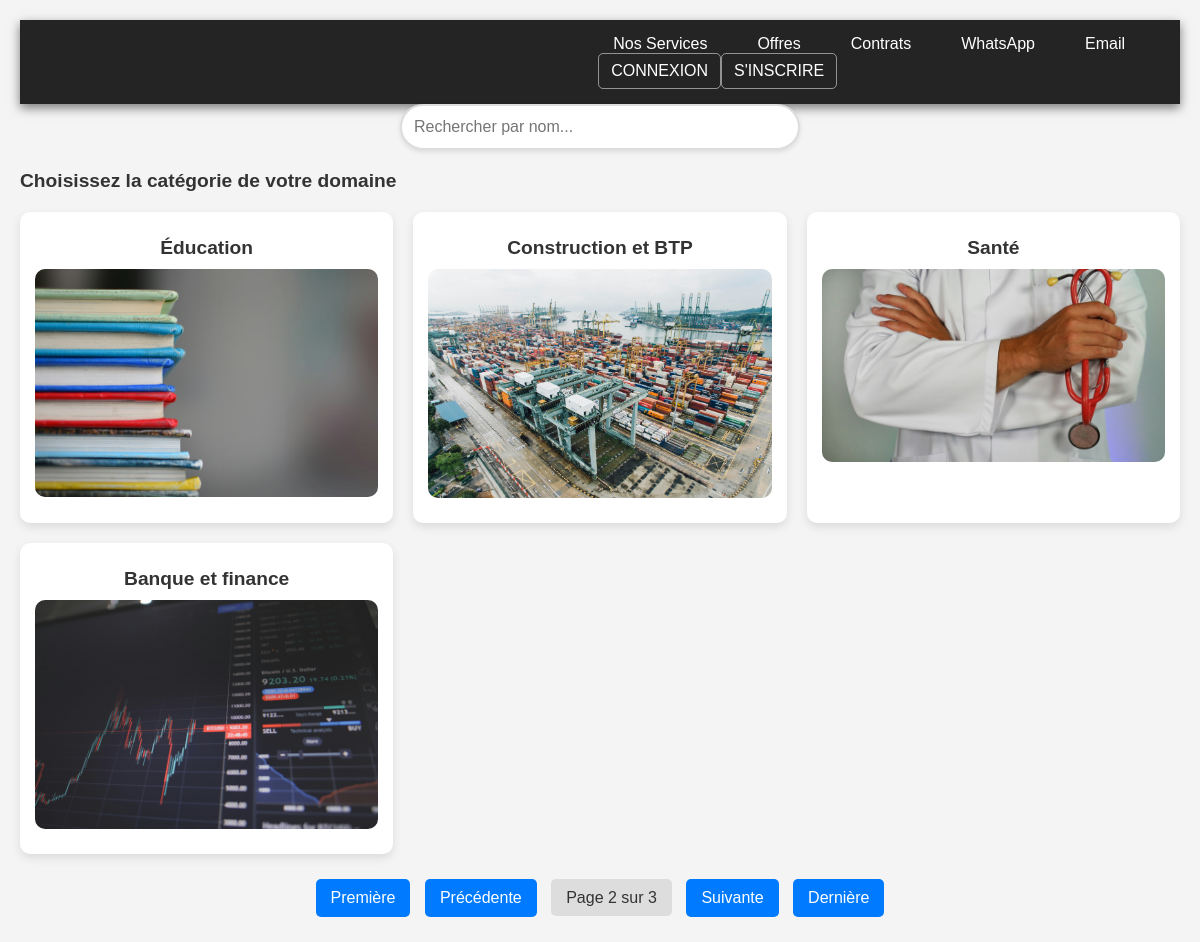
The page /categorie/?page=2 on the database its author committed.
### offers/models.py (models this page shows, shortened)
class Categorie(models.Model):
    libelle =  models.CharField(max_length=128)
    image = models.ImageField(blank=True,null=True, upload_to="images/")
    def get_absolute_url(self):
        return reverse('offres', kwargs={"id": self.id})

### offers/views.py (the view)
# urls.py: path('categorie/', views.getCategorie,name="categorie"),
def getCategorie(request):
    categories = Categorie.objects.all()
    paginator = Paginator(categories, 4)  # 4 catégories par page
    page_number = request.GET.get('page')
    page_obj = paginator.get_page(page_number)
    return render(request, "offers/categorie.html", {"page_obj": page_obj})

### offers/templates/offers/categorie.html (shortened to what this page needs)
{% extends 'base.html' %}
{% load static %}
{% block content %}
<div class="search-bar">
    <input type="text" id="search-input" placeholder="Rechercher par nom...">
</div>
<h2 class="nom">Choisissez la catégorie de votre domaine</h2>
<div id="car-list">
    {% if page_obj %}
        {% for categorie in page_obj %}
            <div class="car">
                <h2 class="nom">{{ categorie.libelle }}</h2>
                {% if categorie.image %}
                    <a href="{{ categorie.get_absolute_url }}">
                        <img src="{{ categorie.image.url }}" alt="{{ categorie.libelle }}">
                    </a>
                {% else %}
                    <a href="{{ categorie.get_absolute_url }}">Plus de détails</a>
                {% endif %}
            </div>
        {% endfor %}
    {% else %}
        <h2>Aucune catégorie créée</h2>
    {% endif %}
</div>
<div class="pagination">
    {% if page_obj.has_previous %}
        <a href="?page=1">Première</a>
        <a href="?page={{ page_obj.previous_page_number }}">Précédente</a>
    {% endif %}
    <span class="current">Page {{ page_obj.number }} sur {{ page_obj.paginator.num_pages }}</span>
    {% if page_obj.has_next %}
        <a href="?page={{ page_obj.next_page_number }}">Suivante</a>
        <a href="?page={{ page_obj.paginator.num_pages }}">Dernière</a>
    {% endif %}
</div>
{% endblock %}

### templates/base.html (shortened to what this page needs)
{% load static %}
<html lang="fr">
<head>
    <link rel="stylesheet" href="{% static 'base.css' %}">
</head>
<body>
    <header>
        <div class="header-content">
            <nav>
                <ul>
                    <li><a href="">Nos Services</a></li>
                    <li><a href="">Offres</a></li>
                    <li><a href="">Contrats</a></li>
                    <li><a href="tel:+22890122357">WhatsApp</a></li>
                    <li><a href="mailto:elonovacar@gmail.com">Email</a></li>
                </ul>
                <ul>
                    <li>
                        <div class="auth-links">
                            <a href="">Connexion</a>
                            <a href="{% url 'choose_account_type' %}">S'inscrire</a>
                        </div>
                    </li>
                </ul>
            </nav>
        </div>
    </header>
   <main>
        {% block content %}
        {% endblock %}
    </main>
</body>
</html>

### static/base.css (style rules this page uses)
body { margin: 0; padding: 0; font-family: 'Roboto', sans-serif; background-color: #f4f4f4; color: #333; display: flex; flex-direction: column; min-height: 100vh; }
main { flex: 1; }
header { background-color: rgba(0, 0, 0, 0.85); padding: 15px 20px; box-shadow: 0 4px 10px rgba(0, 0, 0, 0.5); }
.header-content { display: flex; justify-content: space-between; align-items: center; flex-wrap: wrap; }
nav ul { list-style: none; padding: 0; margin: 0; display: flex; flex-wrap: wrap; }
nav ul li { margin-right: 20px; }
nav ul li a { color: white; text-decoration: none; font-weight: 500; transition: background-color 0.3s ease, color 0.3s ease; padding: 10px 15px; border-radius: 5px; }
.auth-links { display: flex; align-items: center; }
.auth-links a { color: white; font-weight: 500; text-transform: uppercase; text-decoration: none; padding: 8px 12px; border: 1px solid rgba(255, 255, 255, 0.5); border-radius: 5px; transition: background-color 0.3s ease, color 0.3s ease; cursor: pointer; }
img { max-width: 200px; margin: 0 auto; display: block; }

### offers/templates/offers/categorie.html (style rules this page uses)
body { font-family: 'Poppins', sans-serif; margin: 0; padding: 20px; background-color: #f4f4f4; }
.search-bar { text-align: center; margin-bottom: 20px; }
.search-bar input { width: 80%; max-width: 400px; padding: 12px; border: 2px solid #ddd; border-radius: 25px; outline: none; font-size: 1em; box-shadow: 0 2px 5px rgba(0, 0, 0, 0.1); }
#car-list { display: grid; grid-template-columns: repeat(3, 1fr); gap: 20px; margin-top: 20px; }
.car { background: white; padding: 15px; border-radius: 10px; box-shadow: 0 4px 10px rgba(0, 0, 0, 0.1); transition: transform 0.3s, box-shadow 0.3s; text-align: center; }
.car img { max-width: 100%; height: auto; border-radius: 10px; margin-bottom: 10px; }
.nom { font-size: 1.2em; font-weight: bold; margin: 10px 0; color: #333; }
.car a { display: block; text-decoration: none; color: #007bff; font-weight: bold; margin-top: 10px; }
.pagination { text-align: center; margin-top: 20px; }
.pagination a { display: inline-block; padding: 10px 15px; margin: 5px; background: #007bff; color: white; text-decoration: none; border-radius: 5px; }
.pagination .current { padding: 10px 15px; margin: 5px; background: #ddd; border-radius: 5px; }

### rows shown on the page
Categorie: libelle "Éducation", image (picture)
Categorie: libelle "Construction et BTP", image (picture)
Categorie: libelle "Santé", image (picture)
Categorie: libelle "Banque et finance", image (picture)

### other values the page prints
{{ page_obj.number }} "2"
{{ page_obj.paginator.num_pages }} "3"
